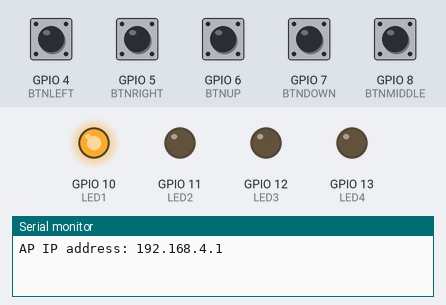
A sketch run on a simulated ESP32-S3. Shown: output pins drawn as LEDs (lit = HIGH), the last lines printed to the serial monitor. The test bench sets the inputs (shaded band); at power-on: GPIO 4 (BTNLEFT), GPIO 5 (BTNRIGHT), GPIO 6 (BTNUP), GPIO 7 (BTNDOWN), GPIO 8 (BTNMIDDLE) HIGH.

Above: at 0.05 s.
At 0.25 s:
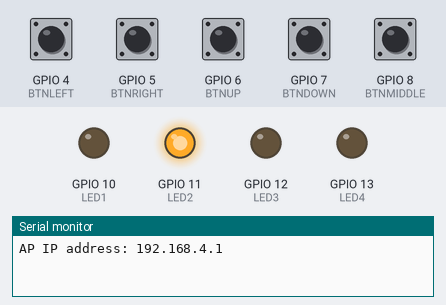
At 0.45 s:
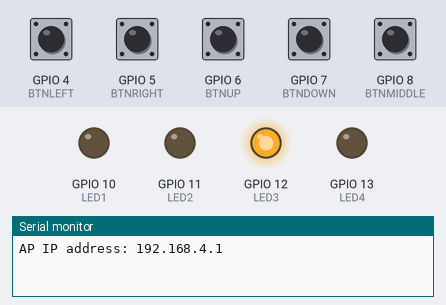
At 1.25 s:
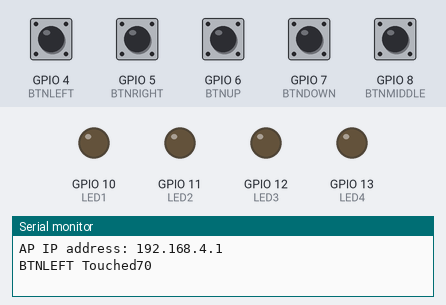
At 2.75 s:
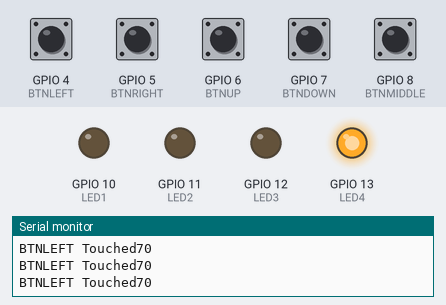
Timing chart, 0 to 3.0 s (numbered marks = the images above):
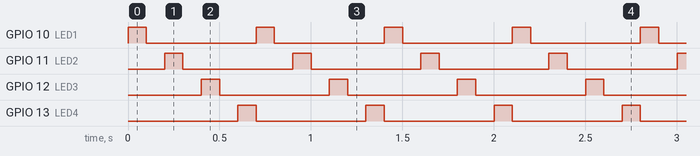

The sketch:

ProspectDemoCode.ino
```cpp
/*
  WebSerial Demo AP
  ------
  This example code works for both ESP8266 & ESP32 Microcontrollers
  WebSerial is accessible at 192.168.4.1/webserial URL.

  Author: Ayush Sharma
  Checkout WebSerial Pro: https://webserial.pro
*/
#include <Arduino.h>
#if defined(ESP8266)
  #include <ESP8266WiFi.h>
  #include <ESPAsyncTCP.h>
#elif defined(ESP32)
  #include <WiFi.h>
  #include <AsyncTCP.h>
#endif
#include <ESPAsyncWebServer.h>
#include <WebSerial.h>

AsyncWebServer server(80);

const char* ssid = "badgedemo"; // Your WiFi AP SSID
const char* password = ""; // Your WiFi Password

const int LED1 = 10;
const int LED2 = 11;
const int LED3 = 12;
const int LED4 = 13;
const int BTNLEFT = 4;
const int BTNRIGHT = 5;
const int BTNUP = 6;
const int BTNDOWN = 7;
const int BTNMIDDLE = 8;

const int LED_DELAY = 100;

const int BTNTHRESHOLD = 40000;

int BOOTVAR = 0;

/* Message callback of WebSerial */
void recvMsg(uint8_t *data, size_t len){
  WebSerial.println("Received Data...");
  String d = "";
  for(int i=0; i < len; i++){
    d += char(data[i]);
  }
  WebSerial.println(d);
}

void setup() {
    Serial.begin(115200);
    WiFi.softAP(ssid, password);

    IPAddress IP = WiFi.softAPIP();
    Serial.print("AP IP address: ");
    Serial.println(IP);
    // WebSerial is accessible at "<IP Address>/webserial" in browser
    WebSerial.begin(&server);
    /* Attach Message Callback */
    WebSerial.msgCallback(recvMsg);
    server.begin();


  pinMode(LED1, OUTPUT);
  pinMode(LED2, OUTPUT);
  pinMode(LED3, OUTPUT);
  pinMode(LED4, OUTPUT);
}

void loop() {

int BTNLEFTVAL = touchRead(BTNLEFT);
int BTNRIGHTVAL = touchRead(BTNRIGHT);
int BTNUPVAL = touchRead(BTNUP);
int BTNDOWNVAL = touchRead(BTNDOWN);
int BTNMIDDLEVAL = touchRead(BTNMIDDLE);


if (BOOTVAR = 1) {
  digitalWrite(LED1, HIGH);   // turn the LED on (HIGH is the voltage level)
  delay(LED_DELAY);
  digitalWrite(LED1, LOW);    // turn the LED off by making the voltage LOW
  delay(LED_DELAY);
  digitalWrite(LED2, HIGH);   // turn the LED on (HIGH is the voltage level)
  delay(LED_DELAY);
  digitalWrite(LED2, LOW);    // turn the LED off by making the voltage LOW
  delay(LED_DELAY);
  digitalWrite(LED3, HIGH);   // turn the LED on (HIGH is the voltage level)
  delay(LED_DELAY);
  digitalWrite(LED3, LOW);    // turn the LED off by making the voltage LOW
  delay(LED_DELAY);
  digitalWrite(LED4, HIGH);   // turn the LED on (HIGH is the voltage level)
  delay(LED_DELAY);
  digitalWrite(LED4, LOW);   // turn the LED on (HIGH is the voltage level)
 }


  if (BTNLEFTVAL < BTNTHRESHOLD) {
    Serial.print("BTNLEFT Touched");
  }

  //WebSerial.println(touchRead(BTNLEFT));
  Serial.println(touchRead(BTNLEFT));
}
```

Measured:
- by itself, GPIO 10 (LED1), GPIO 11 (LED2), GPIO 12 (LED3), GPIO 13 (LED4): alternates HIGH for 0.10 s and LOW for 0.60 s
